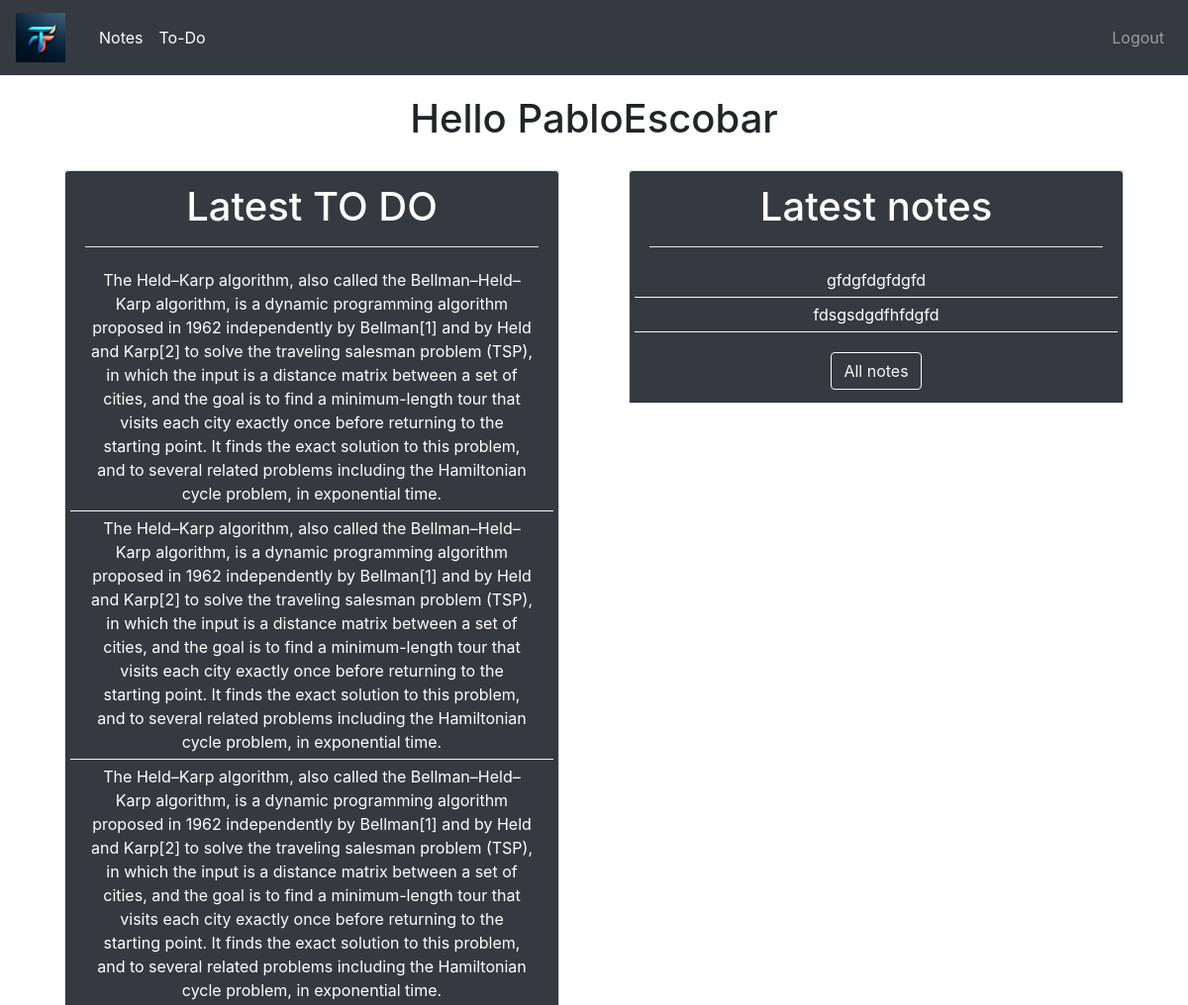
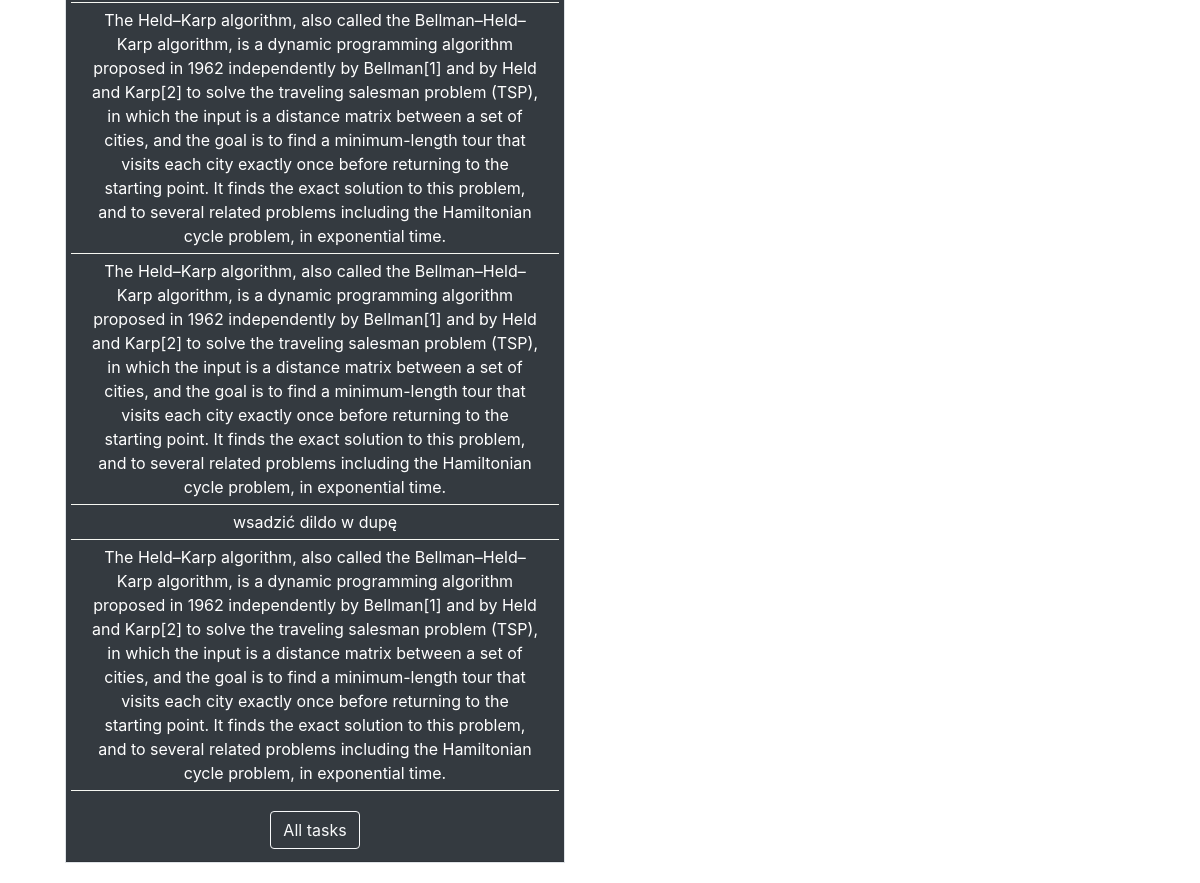
Screenshot of / (signed in) with the database file from the repository (2 pictures, top to bottom).
### website/models.py (models this page shows)
class User(db.Model, UserMixin):
    id = db.Column(db.Integer, primary_key=True)# primary key to unikalny identyfikator użytowany do identyfikacji rekordu w bazie danych
    username = db.Column(db.String(100), unique=True)# unique=True oznacza, że wartość w tej kolumnie musi być unikalna
    password = db.Column(db.String(100))
    tasks = db.relationship('Task', backref='user')
    notes = db.relationship('Note', backref='user')

class Task(db.Model):
    id = db.Column(db.Integer, primary_key=True)
    text = db.Column(db.String)
    date = db.Column(db.DateTime(timezone=True), default=db.func.now())# sql dodaje date automatycznie za nas
    user_id = db.Column(db.Integer, db.ForeignKey('user.id'))# przypisujemy zadanie do użytkownika o danym id// w sql repreznetacja klasy User to user
    priority = db.Column(db.String(100))
    checked = db.Column(db.Boolean)

class Note(db.Model):
    id = db.Column(db.Integer, primary_key=True)
    text = db.Column(db.String)
    color = db.Column(db.String)
    user_id = db.Column(db.Integer, db.ForeignKey('user.id'))
    date = db.Column(db.DateTime(timezone=True), default=db.func.now())

### website/views.py (the view)
@views.route("/")
@login_required
def home():
    user_notes = Note.query.filter_by(user_id=current_user.id).order_by(desc(Note.date)).all()# sortujemy po dacie dodania
    user_todos = Task.query.filter_by(user_id=current_user.id).order_by(desc(Task.date)).all()
    return render_template("index.html", user=current_user, notes=user_notes, todos=user_todos)

### website/__init__.py (called while the page is built)
def create_app():
    app = Flask(__name__)
    app.secret_key = 'thisissecretkey'
    app.config['SQLALCHEMY_DATABASE_URI'] = f'sqlite:///{DB_NAME}'
    db.init_app(app)
    from .views import views
    from .auth import auth
    app.register_blueprint(views, url_prefix='/')
    app.register_blueprint(auth, url_prefix='/')
    from .models import User, Task, Note
    create_database(app)
    login_manager = LoginManager()
    login_manager.login_view = 'auth.login'
    login_manager.init_app(app)
    @login_manager.user_loader
    def load_user(id):
        return User.query.get(int(id))
    admin = Admin(app)
    admin.add_view(ModelView(User, db.session))
    admin.add_view(ModelView(Task, db.session))
    admin.add_view(ModelView(Note, db.session))
    return app

### website/templates/index.html (shortened to what this page needs)
{% extends "base.html" %}
{% block content %}
<div class="container">
    <div class="row">
        <div class="col-md-12">
            <h1 style="text-align: center; margin-top: 20px;">Hello {{ current_user.username }}</h1>
        </div>
    </div>
    <div class="row">
        <div class="col-md-6">
            <div class="border border-muted" style="margin: 20px; background-color: #f6f7f2;">
                <div class="card-header bg-dark text-white">
                    <div style="text-align: center;">
                        <h1> Latest TO DO</h1>
                        <hr style="background-color: white;">
                        {% for task in todos[:7] %}
                        <div class="row" style="border-bottom: 1px solid #f6f7f2; align-items: center; padding: 5px;">
                            <div class="col-12">
                                {{ task.text }}
                            </div>
                        </div>
                        {% endfor %}
                        <a href="{{ url_for('views.todo') }}" class="btn btn-outline-light" style="margin-top: 20px;">All tasks</a>
                    </div>
                </div>
            </div>
        </div>
        <div class="col-md-6">
            <div class="border border-muted" style="margin: 20px; background-color: #f6f7f2;">
                <div class="card-header bg-dark text-white">
                    <div style="text-align: center;">
                        <h1> Latest notes </h1>
                        <hr style="background-color: white;">
                        {% for note in notes[:7] %}
                        <div class="row" style="border-bottom: 1px solid #f6f7f2; align-items: center; padding: 5px;">
                            <div class="col-12">
                                {{ note.text }}
                            </div>
                        </div>
                        {% endfor %}
                        <a href="{{ url_for('views.notes') }}" class="btn btn-outline-light" style="margin-top: 20px;">All notes</a>
                    </div>
                </div>
            </div>
        </div>
    </div>
</div>
{% endblock %}

### rows the page displays
User: username "PabloEscobar"
Task: text "The Held–Karp algorithm, also called the Bellman–Held–Karp algorithm, is a dynamic programming algorithm proposed in 1962 independently by Bellman[1] and by Held and Karp[2] to solve the traveling salesman problem (TSP), in which the input is a distance matrix between a set of cities, and the goal is to find a minimum-length tour that visits each city exactly once before returning to the starting point. It finds the exact solution to this problem, and to several related problems including the Hamiltonian cycle problem, in exponential time."
Task: text "The Held–Karp algorithm, also called the Bellman–Held–Karp algorithm, is a dynamic programming algorithm proposed in 1962 independently by Bellman[1] and by Held and Karp[2] to solve the traveling salesman problem (TSP), in which the input is a distance matrix between a set of cities, and the goal is to find a minimum-length tour that visits each city exactly once before returning to the starting point. It finds the exact solution to this problem, and to several related problems including the Hamiltonian cycle problem, in exponential time."
Task: text "The Held–Karp algorithm, also called the Bellman–Held–Karp algorithm, is a dynamic programming algorithm proposed in 1962 independently by Bellman[1] and by Held and Karp[2] to solve the traveling salesman problem (TSP), in which the input is a distance matrix between a set of cities, and the goal is to find a minimum-length tour that visits each city exactly once before returning to the starting point. It finds the exact solution to this problem, and to several related problems including the Hamiltonian cycle problem, in exponential time."
Task: text "The Held–Karp algorithm, also called the Bellman–Held–Karp algorithm, is a dynamic programming algorithm proposed in 1962 independently by Bellman[1] and by Held and Karp[2] to solve the traveling salesman problem (TSP), in which the input is a distance matrix between a set of cities, and the goal is to find a minimum-length tour that visits each city exactly once before returning to the starting point. It finds the exact solution to this problem, and to several related problems including the Hamiltonian cycle problem, in exponential time."
Task: text "The Held–Karp algorithm, also called the Bellman–Held–Karp algorithm, is a dynamic programming algorithm proposed in 1962 independently by Bellman[1] and by Held and Karp[2] to solve the traveling salesman problem (TSP), in which the input is a distance matrix between a set of cities, and the goal is to find a minimum-length tour that visits each city exactly once before returning to the starting point. It finds the exact solution to this problem, and to several related problems including the Hamiltonian cycle problem, in exponential time."
Task: text "wsadzić dildo w dupę"
Task: text "The Held–Karp algorithm, also called the Bellman–Held–Karp algorithm, is a dynamic programming algorithm proposed in 1962 independently by Bellman[1] and by Held and Karp[2] to solve the traveling salesman problem (TSP), in which the input is a distance matrix between a set of cities, and the goal is to find a minimum-length tour that visits each city exactly once before returning to the starting point. It finds the exact solution to this problem, and to several related problems including the Hamiltonian cycle problem, in exponential time."
Note: text "gfdgfdgfdgfd"
Note: text "fdsgsdgdfhfdgfd"
